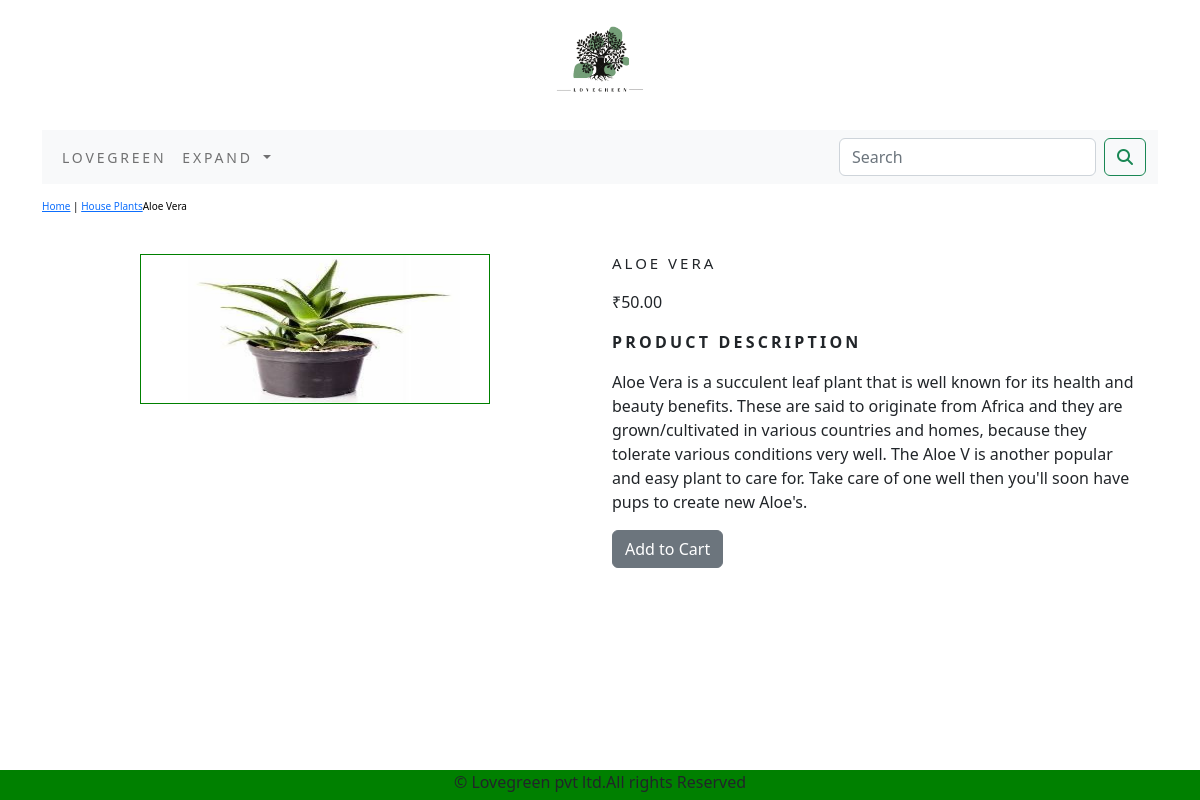
Page /shopp/house-plants/aloe-vera/ on the committed database.
### shopp/models.py (models this page shows, shortened)
class Product(models.Model):
    name = models.CharField(max_length=250, unique=True)
    slug = models.SlugField(max_length=250, unique=True)
    description = models.TextField(blank=True)
    price = models.DecimalField(max_digits=10, decimal_places=2)
    category = models.ForeignKey(Category, on_delete=models.CASCADE)
    image = models.ImageField(upload_to='category', blank=True)
    stock = models.IntegerField()
    available = models.BooleanField(default=True)
    created = models.DateTimeField(auto_now_add=True)
    updated = models.DateTimeField(auto_now=True)
    class Meta:
        ordering = ('name',)
        verbose_name = 'product'
        verbose_name_plural = 'products'

class Category(models.Model):
    name = models.CharField(max_length=250, unique=True)
    slug = models.SlugField(max_length=250, unique=True)
    description = models.TextField(blank=True)
    image = models.ImageField(upload_to='category', blank=True)
    class Meta:
        ordering = ('name',)
        verbose_name = 'category'
        verbose_name_plural = 'categories'
    def get_url(self):
        return reverse('shopp:product_by_category', args=[self.slug])
    def __str__(self):
        return '{}'.format(self.name)

### shopp/views.py (the view)
# urls.py: path('<slug:c_slug>/<slug:product_slug>/', views.proDetail, name='prodCatdetail'),
def proDetail(request, c_slug, product_slug):
    try:
        product = Product.objects.get(category__slug=c_slug, slug=product_slug)
    except Exception as e:
        raise e
    return render(request, 'product.html', {'product': product})

### cart/context_processors.py (called while the page is built)
def counter(request):
    item_count = 0
    if 'admin' in request.path:
        return {}
    else:
        try:
            cart = Cart.objects.filter(cart_id=_cart_id(request))
            car_items = CartItem.objects.all().filter(cart=cart[:1])
            for cart_item in car_items:
                item_count += cart_item.quantity
        except Cart.DoesNotExist:
            item_count = 0
    return dict(item_count=item_count)

### cart/views.py (called while the page is built)
def _cart_id(request):
    cart = request.session.session_key
    if not cart:
        cart = request.session.create()
    return cart

### shopp/context_processors.py (called while the page is built)
def menu_links(request):
    links = Category.objects.all()
    return dict(links=links)

### templates/product.html (shortened to what this page needs)
{% extends 'base.html' %}
{% load static %}
{% block content %}
<div class="row my_prod_row_class">
    <div class="mx_auto">
    <p><a href="{% url 'shopp:allProdCat' %}">Home</a> | <a href="{{product.category.get_url}}">{{product.category}}</a>{{product.name}}</p>
    </div>
<div class="container">
<br>
<div class="row">
    <div class="col-md-6 text-center">
            <img src="{{product.image.url}}" alt="{{product.name}}" style="width:350px;height:150px;border: 1px solid green;">
    </div>
            <div class="col-6 col-sm-6">
            <h1 class="my_prod_title">{{product.name}}</h1>
            <p>&#8377;{{product.price}}</p>
                <p class="my_title"><strong>Product Description</strong></p>
            <p  class="text-justify my_prod_text">{{product.description}}</p>
            {% if product.stock <= 0 %}
            <p class="text-justify my_prod_text"><b>Out of Stock!</b></p>
            {% else %}
            <a class="btn btn-secondary" href="{% url 'cart:add_cart' product.id %}">Add to Cart</a>
            {% endif %}
        </div>
     </div>
    </div>
    </div>
{% endblock %}

### static/css/custom.css (style rules this page uses)
body { font-family: 'Raleway', sans-serif; }
.my_title { font-size:16px; text-transform:uppercase; letter-spacing: .2em; }
.my_prod_row_class { padding-top:15px; padding-bottom:20px; }
.my_prod_row_class .mx_auto { color:#000; font-size:10px; text-decoration:none; }
.my_prod_title { font-size:15px; text-transform:uppercase; letter-spacing: .2em; padding-bottom: 10px; }
.my_prod_text { padding-right:20px; }

### rows in the picture
Product: category "House Plants", name "Aloe Vera", image (picture), name "ALOE VERA", price "50.00", description "Aloe Vera is a succulent leaf plant that is well known for its health and beauty benefits. These are said to originate from Africa and they are grown/cultivated in various countries and homes, because they tolerate various conditions very well. The Aloe V is another popular and easy plant to care for. Take care of one well then you'll soon have pups to create new Aloe's."
